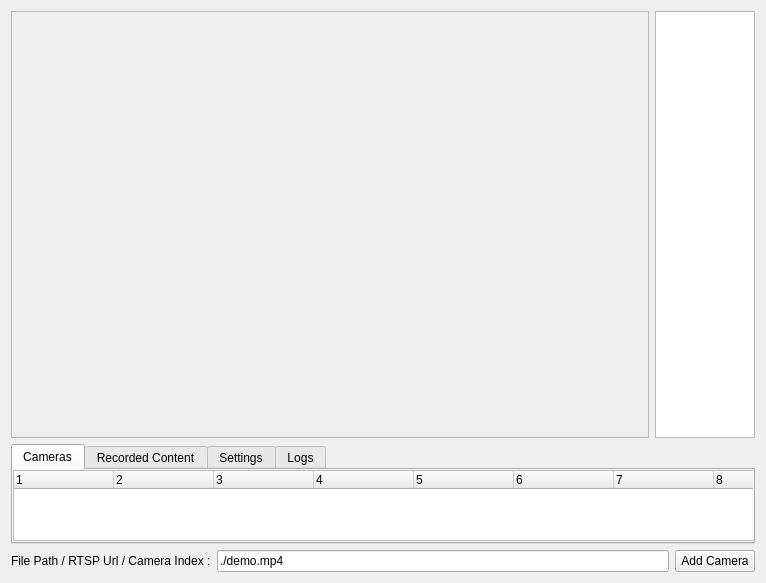
<?xml version="1.0" encoding="UTF-8"?>
<ui version="4.0">
 <class>MainWindow</class>
 <widget class="QMainWindow" name="MainWindow">
  <property name="geometry">
   <rect>
    <x>0</x>
    <y>0</y>
    <width>766</width>
    <height>583</height>
   </rect>
  </property>
  <property name="windowTitle">
   <string>Su Tech Video Processor</string>
  </property>
  <widget class="QWidget" name="centralWidget">
   <layout class="QGridLayout" name="gridLayout">
    <item row="0" column="0">
     <layout class="QVBoxLayout" name="verticalLayout_2">
      <item>
       <layout class="QHBoxLayout" name="horizontalLayout_2">
        <item>
         <widget class="QScrollArea" name="scrollArea">
          <property name="widgetResizable">
           <bool>true</bool>
          </property>
          <widget class="QWidget" name="scrollAreaWidgetContents">
           <property name="geometry">
            <rect>
             <x>0</x>
             <y>0</y>
             <width>636</width>
             <height>422</height>
            </rect>
           </property>
           <widget class="QWidget" name="gridLayoutWidget">
            <property name="geometry">
             <rect>
              <x>0</x>
              <y>0</y>
              <width>631</width>
              <height>421</height>
             </rect>
            </property>
            <layout class="QGridLayout" name="gridLayout_4"/>
           </widget>
          </widget>
         </widget>
        </item>
        <item>
         <widget class="QListWidget" name="listWidget">
          <property name="enabled">
           <bool>true</bool>
          </property>
          <property name="sizePolicy">
           <sizepolicy hsizetype="Expanding" vsizetype="Expanding">
            <horstretch>0</horstretch>
            <verstretch>0</verstretch>
           </sizepolicy>
          </property>
          <property name="minimumSize">
           <size>
            <width>100</width>
            <height>0</height>
           </size>
          </property>
          <property name="maximumSize">
           <size>
            <width>100</width>
            <height>16777215</height>
           </size>
          </property>
          <property name="iconSize">
           <size>
            <width>100</width>
            <height>100</height>
           </size>
          </property>
         </widget>
        </item>
       </layout>
      </item>
      <item>
       <widget class="QTabWidget" name="tabWidget">
        <property name="sizePolicy">
         <sizepolicy hsizetype="Expanding" vsizetype="Expanding">
          <horstretch>0</horstretch>
          <verstretch>0</verstretch>
         </sizepolicy>
        </property>
        <property name="maximumSize">
         <size>
          <width>16777215</width>
          <height>100</height>
         </size>
        </property>
        <property name="currentIndex">
         <number>0</number>
        </property>
        <widget class="QWidget" name="tab_1">
         <property name="sizePolicy">
          <sizepolicy hsizetype="Expanding" vsizetype="Expanding">
           <horstretch>0</horstretch>
           <verstretch>0</verstretch>
          </sizepolicy>
         </property>
         <attribute name="title">
          <string>Cameras</string>
         </attribute>
         <widget class="QTreeWidget" name="treeWidget">
          <property name="geometry">
           <rect>
            <x>0</x>
            <y>0</y>
            <width>1500</width>
            <height>71</height>
           </rect>
          </property>
          <property name="sizePolicy">
           <sizepolicy hsizetype="Maximum" vsizetype="Expanding">
            <horstretch>0</horstretch>
            <verstretch>0</verstretch>
           </sizepolicy>
          </property>
          <property name="verticalScrollBarPolicy">
           <enum>Qt::ScrollBarAlwaysOff</enum>
          </property>
          <property name="columnCount">
           <number>10</number>
          </property>
          <attribute name="headerCascadingSectionResizes">
           <bool>true</bool>
          </attribute>
          <attribute name="headerHighlightSections">
           <bool>true</bool>
          </attribute>
          <column>
           <property name="text">
            <string notr="true">1</string>
           </property>
          </column>
          <column>
           <property name="text">
            <string notr="true">2</string>
           </property>
          </column>
          <column>
           <property name="text">
            <string notr="true">3</string>
           </property>
          </column>
          <column>
           <property name="text">
            <string notr="true">4</string>
           </property>
          </column>
          <column>
           <property name="text">
            <string notr="true">5</string>
           </property>
          </column>
          <column>
           <property name="text">
            <string notr="true">6</string>
           </property>
          </column>
          <column>
           <property name="text">
            <string notr="true">7</string>
           </property>
          </column>
          <column>
           <property name="text">
            <string notr="true">8</string>
           </property>
          </column>
          <column>
           <property name="text">
            <string notr="true">9</string>
           </property>
          </column>
          <column>
           <property name="text">
            <string notr="true">10</string>
           </property>
          </column>
         </widget>
        </widget>
        <widget class="QWidget" name="tab_2">
         <attribute name="title">
          <string>Recorded Content</string>
         </attribute>
        </widget>
        <widget class="QWidget" name="tab_3">
         <attribute name="title">
          <string>Settings</string>
         </attribute>
        </widget>
        <widget class="QWidget" name="tab_4">
         <attribute name="title">
          <string>Logs</string>
         </attribute>
        </widget>
       </widget>
      </item>
      <item>
       <layout class="QHBoxLayout" name="horizontalLayout">
        <property name="sizeConstraint">
         <enum>QLayout::SetDefaultConstraint</enum>
        </property>
        <item>
         <widget class="QLabel" name="label">
          <property name="text">
           <string>File Path / RTSP Url / Camera Index :</string>
          </property>
         </widget>
        </item>
        <item>
         <widget class="QLineEdit" name="videoEdit">
          <property name="text">
           <string>./demo.mp4</string>
          </property>
         </widget>
        </item>
        <item>
         <widget class="QPushButton" name="startBtn">
          <property name="text">
           <string>Add Camera</string>
          </property>
         </widget>
        </item>
       </layout>
      </item>
     </layout>
    </item>
   </layout>
  </widget>
 </widget>
 <layoutdefault spacing="6" margin="11"/>
 <resources/>
 <connections/>
</ui>
